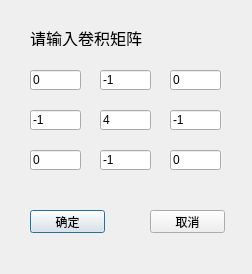
<?xml version="1.0" encoding="UTF-8"?>
<ui version="4.0">
 <class>getmatrix</class>
 <widget class="QDialog" name="getmatrix">
  <property name="geometry">
   <rect>
    <x>0</x>
    <y>0</y>
    <width>252</width>
    <height>274</height>
   </rect>
  </property>
  <property name="windowTitle">
   <string>Dialog</string>
  </property>
  <widget class="QLineEdit" name="lineEdit_1">
   <property name="geometry">
    <rect>
     <x>30</x>
     <y>70</y>
     <width>51</width>
     <height>20</height>
    </rect>
   </property>
   <property name="text">
    <string>0</string>
   </property>
  </widget>
  <widget class="QPushButton" name="OkButton">
   <property name="geometry">
    <rect>
     <x>30</x>
     <y>210</y>
     <width>75</width>
     <height>23</height>
    </rect>
   </property>
   <property name="text">
    <string>确定</string>
   </property>
  </widget>
  <widget class="QPushButton" name="cancelButton">
   <property name="geometry">
    <rect>
     <x>150</x>
     <y>210</y>
     <width>75</width>
     <height>23</height>
    </rect>
   </property>
   <property name="text">
    <string>取消</string>
   </property>
  </widget>
  <widget class="QLineEdit" name="lineEdit_2">
   <property name="geometry">
    <rect>
     <x>100</x>
     <y>70</y>
     <width>51</width>
     <height>20</height>
    </rect>
   </property>
   <property name="text">
    <string>-1</string>
   </property>
  </widget>
  <widget class="QLineEdit" name="lineEdit_3">
   <property name="geometry">
    <rect>
     <x>170</x>
     <y>70</y>
     <width>51</width>
     <height>20</height>
    </rect>
   </property>
   <property name="text">
    <string>0</string>
   </property>
  </widget>
  <widget class="QLineEdit" name="lineEdit_6">
   <property name="geometry">
    <rect>
     <x>170</x>
     <y>110</y>
     <width>51</width>
     <height>20</height>
    </rect>
   </property>
   <property name="text">
    <string>-1</string>
   </property>
  </widget>
  <widget class="QLineEdit" name="lineEdit_4">
   <property name="geometry">
    <rect>
     <x>30</x>
     <y>110</y>
     <width>51</width>
     <height>20</height>
    </rect>
   </property>
   <property name="text">
    <string>-1</string>
   </property>
  </widget>
  <widget class="QLineEdit" name="lineEdit_5">
   <property name="geometry">
    <rect>
     <x>100</x>
     <y>110</y>
     <width>51</width>
     <height>20</height>
    </rect>
   </property>
   <property name="text">
    <string>4</string>
   </property>
  </widget>
  <widget class="QLineEdit" name="lineEdit_8">
   <property name="geometry">
    <rect>
     <x>100</x>
     <y>150</y>
     <width>51</width>
     <height>20</height>
    </rect>
   </property>
   <property name="text">
    <string>-1</string>
   </property>
  </widget>
  <widget class="QLineEdit" name="lineEdit_7">
   <property name="geometry">
    <rect>
     <x>30</x>
     <y>150</y>
     <width>51</width>
     <height>20</height>
    </rect>
   </property>
   <property name="text">
    <string>0</string>
   </property>
  </widget>
  <widget class="QLineEdit" name="lineEdit_9">
   <property name="geometry">
    <rect>
     <x>170</x>
     <y>150</y>
     <width>51</width>
     <height>20</height>
    </rect>
   </property>
   <property name="text">
    <string>0</string>
   </property>
  </widget>
  <widget class="QLabel" name="label">
   <property name="geometry">
    <rect>
     <x>30</x>
     <y>30</y>
     <width>181</width>
     <height>16</height>
    </rect>
   </property>
   <property name="font">
    <font>
     <pointsize>12</pointsize>
    </font>
   </property>
   <property name="text">
    <string>请输入卷积矩阵</string>
   </property>
  </widget>
 </widget>
 <tabstops>
  <tabstop>lineEdit_1</tabstop>
  <tabstop>lineEdit_2</tabstop>
  <tabstop>lineEdit_3</tabstop>
  <tabstop>lineEdit_4</tabstop>
  <tabstop>lineEdit_5</tabstop>
  <tabstop>lineEdit_6</tabstop>
  <tabstop>lineEdit_7</tabstop>
  <tabstop>lineEdit_8</tabstop>
  <tabstop>lineEdit_9</tabstop>
  <tabstop>OkButton</tabstop>
  <tabstop>cancelButton</tabstop>
 </tabstops>
 <resources/>
 <connections/>
</ui>
